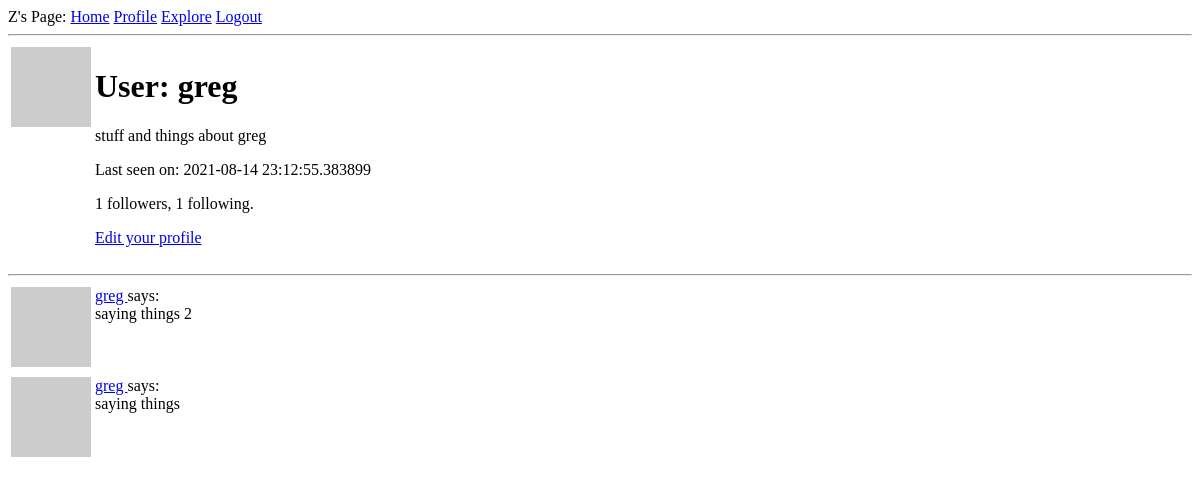
/user/greg (signed in), run on an earlier commit of the app's database.
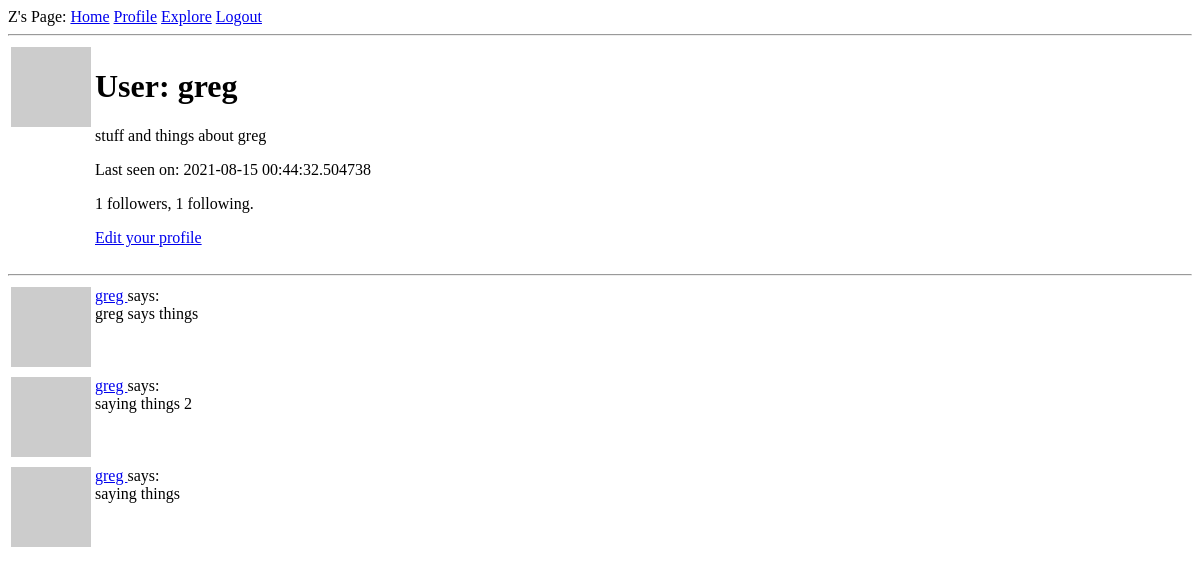
And on a later commit of the database.
### app/models.py (models this page shows, shortened)
class User(UserMixin, db.Model):
    id = db.Column(db.Integer, primary_key=True)
    username = db.Column(db.String(64), index=True, unique=True)
    email = db.Column(db.String(64), index=True, unique=True)
    password_hash = db.Column(db.String(128))
    posts = db.relationship('Post', backref='author', lazy='dynamic')
    about_me = db.Column(db.String(140))
    last_seen = db.Column(db.DateTime, default=datetime.utcnow)
    followed = db.relationship(         #this relationship links User instances to other User instances
        'User', secondary=followers,    #self-referential relationship, same class is on both sides
        primaryjoin=(followers.c.follower_id == id),
        secondaryjoin=(followers.c.followed_id == id),
        backref=db.backref('followers', lazy='dynamic'), lazy='dynamic')
    def avatar(self, size):
        digest = md5(self.email.lower().encode('utf-8')).hexdigest()
        return 'https://www.gravatar.com/avatar/{}?d=identicon&s={}'.format(digest, size)

class Post(db.Model):
    id = db.Column(db.Integer, primary_key=True)
    body = db.Column(db.String(140))
    timestamp = db.Column(db.DateTime, index=True, default=datetime.utcnow)
    user_id = db.Column(db.Integer, db.ForeignKey('user.id'))

### app/routes.py (the view)
@app.route('/user/<username>')
@login_required
def user(username):
    user = User.query.filter_by(username=username).first_or_404()
    page = request.args.get('page', 1, type=int)
    posts = user.posts.order_by(Post.timestamp.desc()).paginate(page, app.config['POSTS_PER_PAGE'], False)
    next_url = url_for('user', username=user.username, page=posts.next_num) \
        if posts.has_next else None
    prev_url = url_for('user', username=user.username, page=posts.prev_num) \
        if posts.has_prev else None
    form = EmptyForm()
    return render_template('user.html', user=user, posts=posts, next_url=next_url, prev_url=prev_url, form=form)

### app/models.py (called while the page is built)
@login.user_loader
def load_start(id):
    return User.query.get(int(id))

### app/routes.py (called while the page is built)
@app.before_request
def before_request():
    if current_user.is_authenticated:
        current_user.last_seen = datetime.utcnow()
        db.session.commit()

### app/templates/user.html (shortened to what this page needs)
{% extends "base.html" %}
{% block content %}
    <table>
        <tr valign='top'>
            <td><img src="{{ user.avatar(128) }}"></td>
            <td>
                <h1>User: {{ user.username }}</h1>
                {% if user.about_me %}
                    <p>{{ user.about_me }}</p>
                {% endif %}
                {% if user.last_seen %}
                    <p>Last seen on: {{ user.last_seen }}</p>
                {% endif %}
                <p>{{ user.followers.count() }} followers, {{ user.followed.count() }} following.</p>
                {% if user == current_user %}
                    <p><a href="{{ url_for('edit_profile') }}">Edit your profile</a></p>
                {% endif %}
            </td>
        </tr>
    </table>
    <hr>
    {% for post in posts %}
        {% include '_post.html' %}
    {% endfor %}
{% endblock %}

### app/templates/base.html (shortened to what this page needs)
<!doctype html>
<html>
    <head>
    </head>
    <body>
        <div>
            Z's Page:
            <a href="{{ url_for('index') }}">Home</a>
            {% if current_user.is_anonymous %}
            <a href="{{ url_for('login') }}">Login</a>
            {% else %}
            <a href="{{ url_for('user', username=current_user.username) }}">Profile</a>
            <a href="{{ url_for('explore') }}">Explore</a>
            <a href="{{ url_for('logout') }}">Logout</a>
            {% endif %}
        </div>
        <hr>
        {% block content %}{% endblock %}
    </body>
</html>

### app/templates/_post.html
<table>
    <tr valign="top">
        <td>
            <img src="{{ post.author.avatar(36) }}">
        </td>
        <td>
            <a href="{{ url_for('user', username=post.author.username) }}">
                {{ post.author.username }}
            </a>
            says:<br>{{ post.body }}
        </td>
    </tr>
</table>

What changed in the data, as far as the page shows it:
changed User "greg": last_seen "2021-08-14 23:12:55.383899" → "2021-08-15 00:44:32.504738"
added Post: author.username "greg", body "greg says things"
